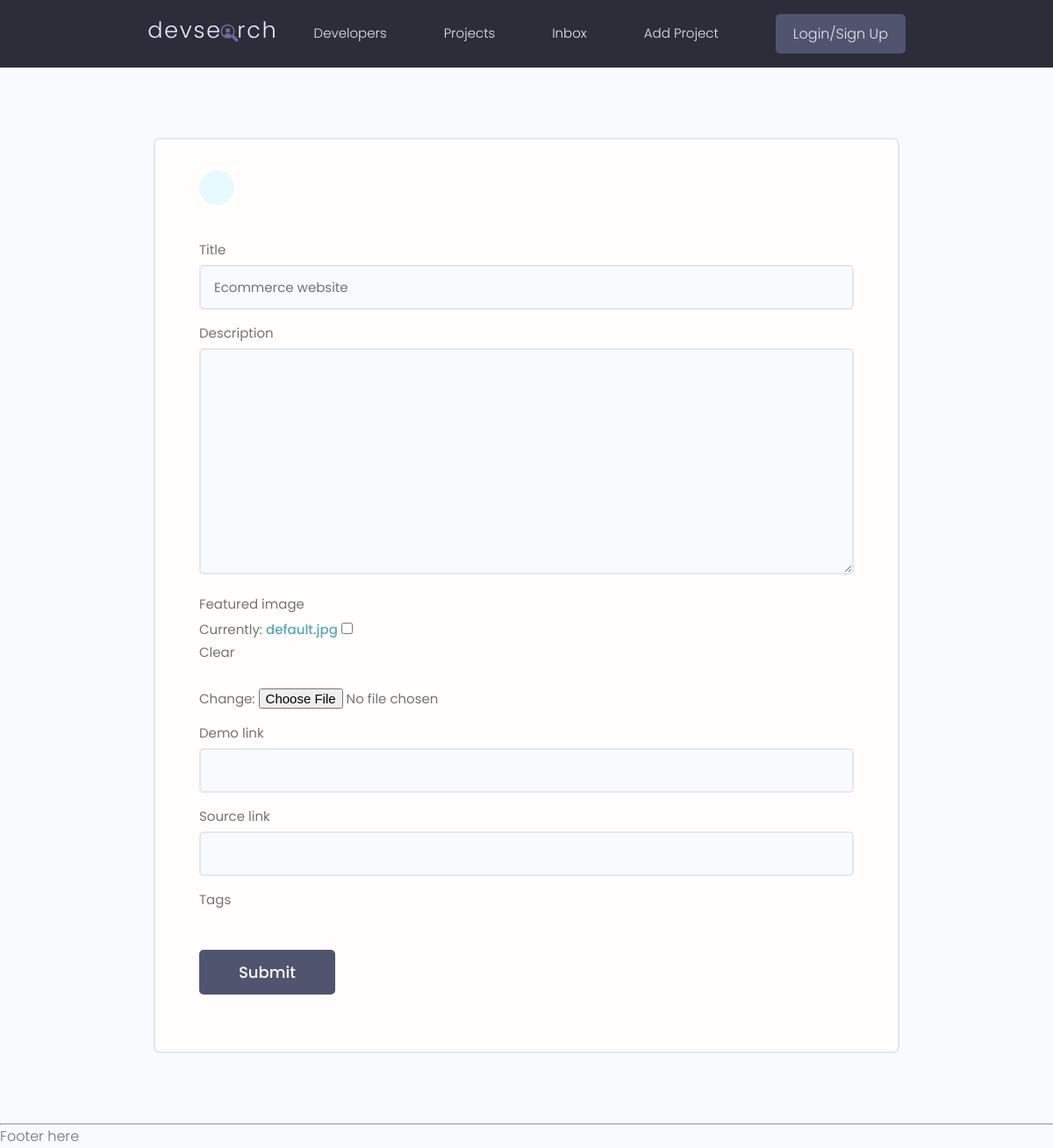
The app's page /projects/update-project/37c8961566744e25965993646c2046d2/, older data.
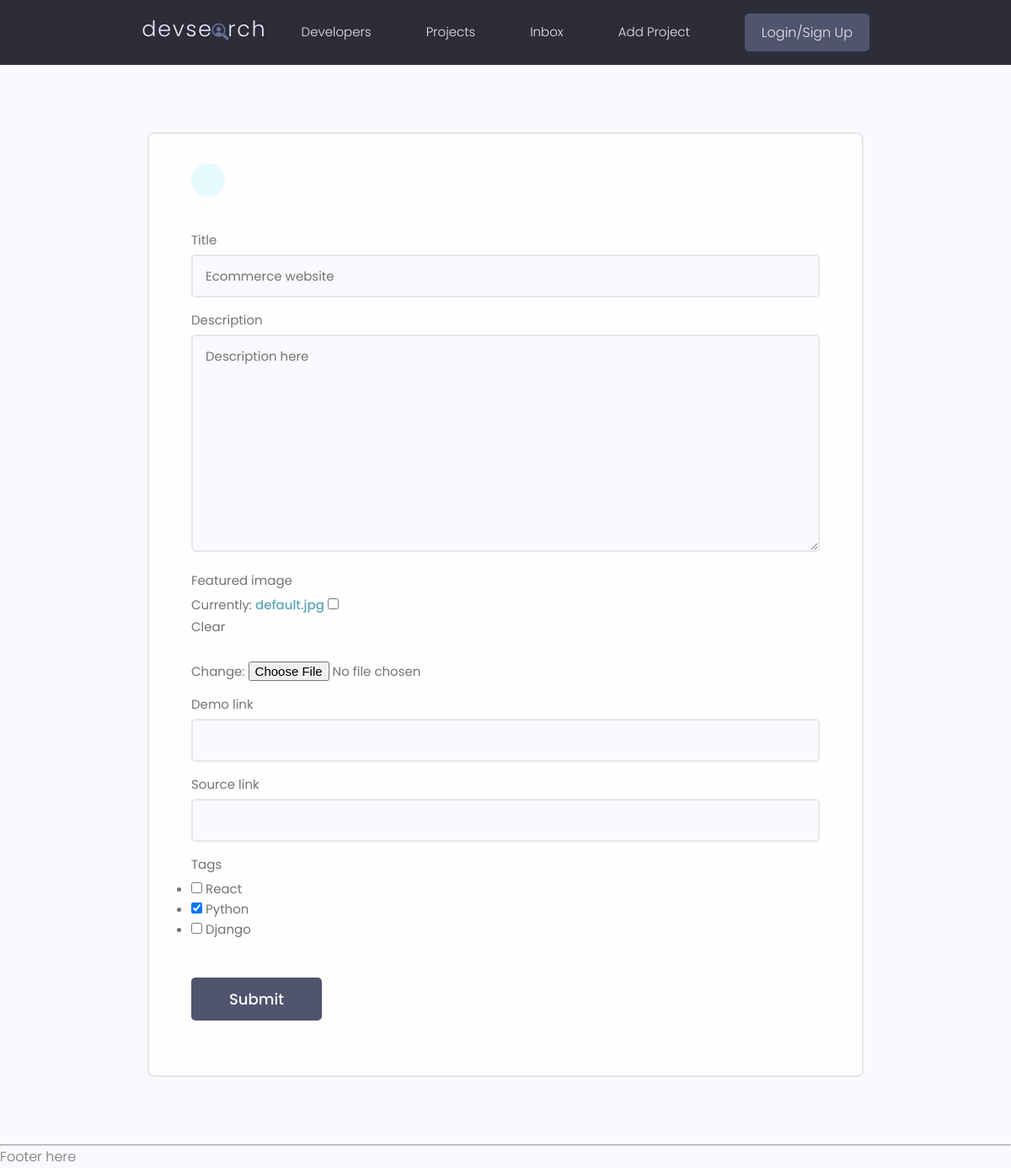
The same page, newer data.
### projects/models.py (models this page shows, shortened)
class Project(models.Model):
    owner = models.ForeignKey(
        Profile, null=True, blank=True, on_delete=models.CASCADE)
    title = models.CharField(max_length = 200)
    description = models.TextField(null = True, blank = True)
    featured_image = models.ImageField(null = True, blank = True, default = 'default.jpg')
    demo_link = models.CharField(max_length = 2000, null = True, blank = True)
    source_link = models.CharField(max_length = 2000, null = True, blank = True)
    tags = models.ManyToManyField('Tag', blank = True)
    vote_total = models.IntegerField(default = 0, null = True, blank = True)
    vote_ratio = models.IntegerField(default = 0, null = True, blank = True)
    created = models.DateTimeField(auto_now_add = True)
    id = models.UUIDField(default = uuid.uuid4, unique = True, primary_key = True, editable = False)

### projects/views.py (the view)
# urls.py: path('update-project/<str:pk>/', views.updateProject, name="update-project"),
def updateProject(request, pk):
    project = Project.objects.get(id=pk)
    form = ProjectForm(instance=project)
    if request.method == 'POST':
        form = ProjectForm(request.POST, request.FILES, instance=project)
        if form.is_valid():
            form.save()
            return redirect('projects')
    context = {'form': form}
    return render(request, "projects/project_form.html", context)

### projects/forms.py
class ProjectForm(ModelForm):
    class Meta:
        model = Project
        fields = ['title', 'description', 'featured_image', 'demo_link', 'source_link', 'tags']
        widgets = {
            'tags': forms.CheckboxSelectMultiple(),
        }
    def __init__(self, *args, **kwargs):
        super(ProjectForm, self).__init__(*args, **kwargs)
        for name, field in self.fields.items():
            field.widget.attrs.update({'class':'input'})

### projects/models.py (called while the page is built)
    def __str__(self):
        return self.name

### projects/templates/projects/project_form.html (shortened to what this page needs)
{% extends 'main.html' %}
{% block content%}
<main class="formPage my-xl">
    <div class="content-box">
        <div class="formWrapper">
            <a class="backButton" href="#"></a>
            <br>
            <form class="form" method="POST" enctype="multipart/form-data">
                {% for field in form %}
                <div class="form__field">
                    <label for="formInput#text">{{ field.label }}</label>
                    {{ field }}
                </div>
                {% endfor %}
                <input class="btn btn--sub btn--lg  my-md" type="submit" value="Submit" />
            </form>
        </div>
    </div>
</main>
{% endblock %}

Row changes from the older to the newer data that the page shows:
changed Project "Ecommerce website": description (not shown) → "Description here"
Text that changed along with them:
new list line: "☐ ☑ ☐ React Python Django"
